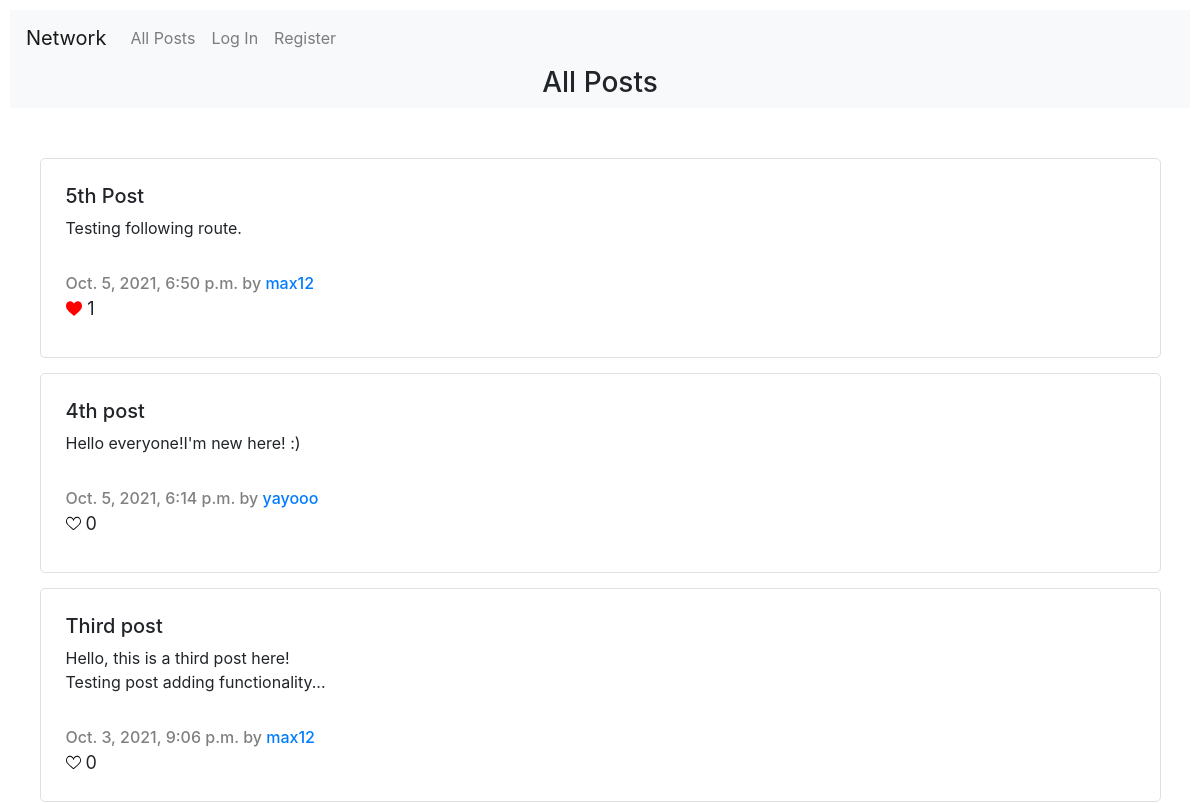
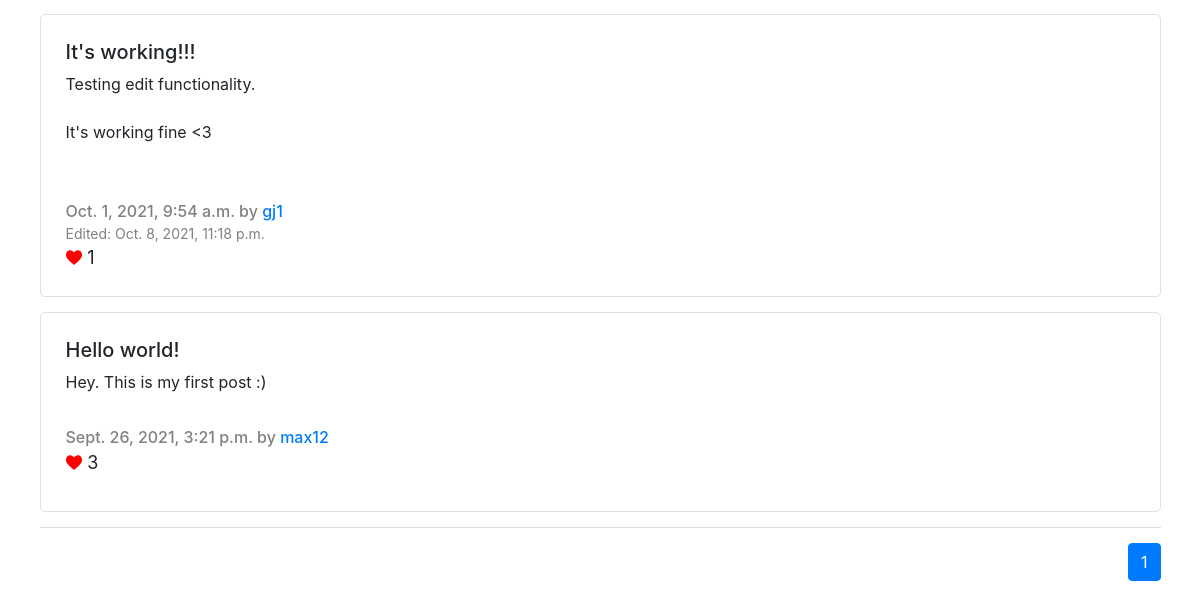
Before: / with the older database file (2 pictures, top to bottom).
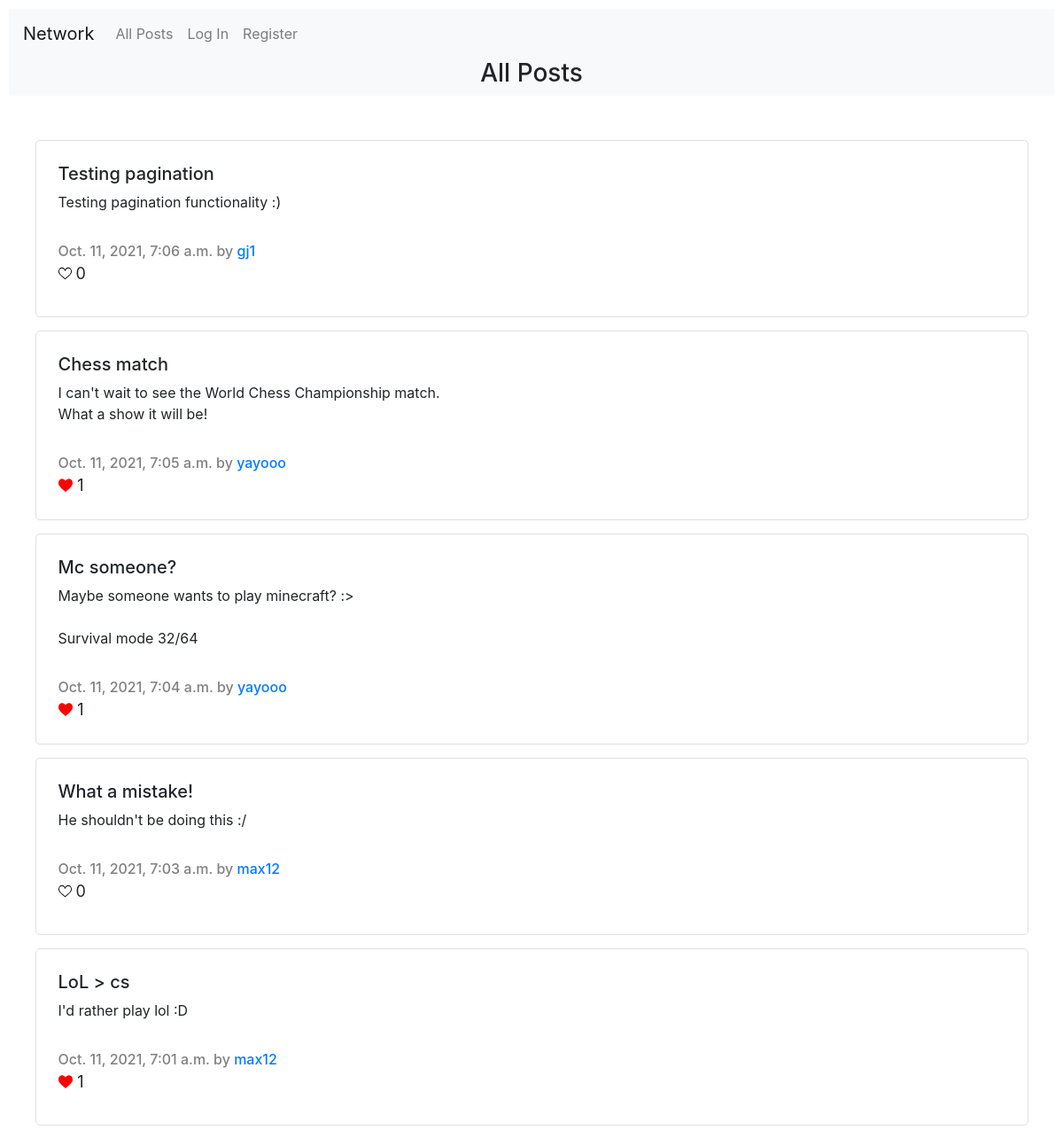
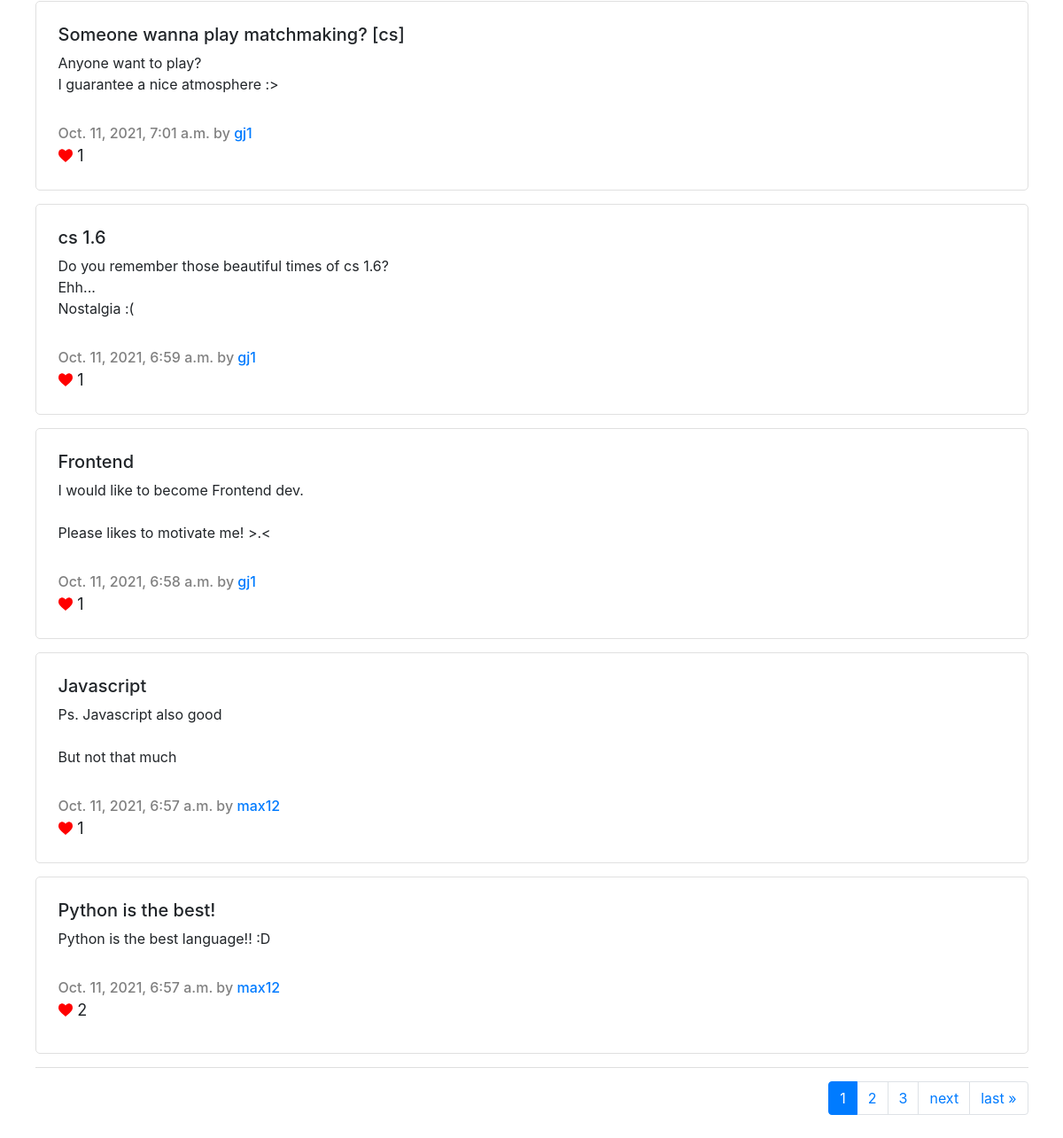
After: the same page with the newer database file (2 pictures, top to bottom).
### network/models.py (models this page shows, shortened)
class Post(models.Model):
    creator =  models.ForeignKey(User, on_delete=models.CASCADE, related_name="post_creator")
    title = models.CharField(max_length=64)
    content = models.CharField(max_length=2500)
    creation_date = models.DateTimeField(auto_now_add=True)
    edit_date = models.DateTimeField(null=True, blank=True)
    likes = models.ManyToManyField(User, related_name="liked_posts", blank=True)

class User(AbstractUser):
    followings = models.ManyToManyField('User', related_name="user_followings", blank=True, symmetrical=False)
    followers = models.ManyToManyField('User', related_name="user_followers", blank=True, symmetrical=False)
    pass

### network/views.py (the view)
# urls.py: path("", views.index, name="index"),
def index(request):
    posts = Post.objects.all()
    liked_posts = []
    posts = posts.order_by('-creation_date')
    paginator = Paginator(posts, 10)
    page_number = request.GET.get('page')
    page_obj = paginator.get_page(page_number)
    try:
        liked_posts = Post.objects.filter(likes=request.user)
    except:
        print('No liked posts')
    return render(request, "network/index.html", {
        "title": "All Posts",
        "posts": posts,
        "index": 'True',
        "liked_posts": liked_posts,
        "postForm": NewPostForm(),
        "page_obj": page_obj,
        "range": range(page_obj.paginator.num_pages)
    })

### network/templates/network/index.html (shortened to what this page needs)
{% extends "network/layout.html" %}
{% load static %}
{% block body %}
    <div class="main_title_container">
        <h3>
            {{ title }}
        </h3>
    </div>
    <div class="content_container">
        {% for post in page_obj %}
            <div class="Post_container">
                <div class="Show_post_container">
                    <h5 class="post_title">
                        {{ post.title }}
                    </h5>
                    <p class="post_content">
                        {{ post.content|linebreaksbr }}
                    </p>
                    <p id="post_creation_date">
                        {{ post.creation_date }} by <a href="{% url 'user' post.creator %}">{{ post.creator }}</a>
                    </p>
                    <p id="post_edit_date"
                    >
                        Edited: {{ post.edit_date }}
                    </p>
                    {% if user.is_authenticated %}
                        <div class="likes_container unselectable"
                        {% if post in liked_posts %}
                            title="Unlike"
                        {% else %}
                            title="Like"
                        {% endif %}
                        >
                            {% if post in liked_posts %}
                                <img src="{% static "network/unlike.svg" %}" alt="unlike" class="heart_icon">
                            {% else %}
                                <img src="{% static "network/like.svg" %}" alt="like" class="heart_icon">
                            {% endif %}
                            <span id="likes_counter">
                                {{ post.likes.count }}
                            </span>
                        </div>
                    {% else %}
                        <div class="likes_container_disabled" title="Likes">
                            {% if post.likes.count > 0 %}
                                <img src="{% static "network/unlike.svg" %}" alt="likes" class="heart_icon_disabled">
                            {% else %}
                                <img src="{% static "network/like.svg" %}" alt="likes" class="heart_icon_disabled">
                            {% endif %}
                            <span id="likes_counter">
                                {{ post.likes.count }}
                            </span>
                        </div>
                    {% endif %}
                </div>
            </div>
        {% endfor %}
    </div>
    <div id="paginator">
        <ul class="pagination">
            {% for i in range %}
                <li
                {% if i|add:1 == page_obj.number %}
                    class="page-item active"
                {% else %}
                    class="page-item"
                {% endif %}
                ><a class="page-link" href="?page={{ i|add:1 }}">{{ i|add:1 }}</a></li>
            {% endfor %}
            {% if page_obj.has_next %}
                <li class="page-item"><a class="page-link" href="?page={{ page_obj.next_page_number }}">next</a></li>
                <li class="page-item"><a class="page-link" href="?page={{ page_obj.paginator.num_pages }}">last  &raquo;</a></li>
            {% endif %}
        </ul>
    </div>
{% endblock %}

Changed rows visible on the page:
no longer on this page (row unchanged): Post: title "5th Post", content "Testing following route.", creation_date "Oct. 5, 2021, 6:50 p.m.", creator "max12", likes.count "1"
no longer on this page (row unchanged): Post: title "4th post", content "Hello everyone!I'm new here! :)", creation_date "Oct. 5, 2021, 6:14 p.m.", creator "yayooo", likes.count "0"
no longer on this page (row unchanged): Post: title "Third post", content "Hello, this is a third post here! Testing post adding functionality...", creation_date "Oct. 3, 2021, 9:06 p.m.", creator "max12", likes.count "0"
no longer on this page (row edited): Post: title "It's working!!!", content "Testing edit functionality. It's working fine <3", creation_date "Oct. 1, 2021, 9:54 a.m.", creator "gj1", edit_date "Oct. 8, 2021, 11:18 p.m.", likes.count "1"
no longer on this page (row unchanged): Post: title "Hello world!", content "Hey. This is my first post :)", creation_date "Sept. 26, 2021, 3:21 p.m.", creator "max12", likes.count "3"
added Post: title "Testing pagination", content "Testing pagination functionality :)", creation_date "Oct. 11, 2021, 7:06 a.m.", creator "gj1", likes.count "0"
added Post: title "Chess match", content "I can't wait to see the World Chess Championship match. What a show it will be!", creation_date "Oct. 11, 2021, 7:05 a.m.", creator "yayooo", likes.count "1"
added Post: title "Mc someone?", content "Maybe someone wants to play minecraft? :> Survival mode 32/64", creation_date "Oct. 11, 2021, 7:04 a.m.", creator "yayooo", likes.count "1"
added Post: title "What a mistake!", content "He shouldn't be doing this :/", creation_date "Oct. 11, 2021, 7:03 a.m.", creator "max12", likes.count "0"
added Post: title "LoL > cs", content "I'd rather play lol :D", creation_date "Oct. 11, 2021, 7:01 a.m.", creator "max12", likes.count "1"
added Post: title "Someone wanna play matchmaking? [cs]", content "Anyone want to play? I guarantee a nice atmosphere :>", creation_date "Oct. 11, 2021, 7:01 a.m.", creator "gj1", likes.count "1"
added Post: title "cs 1.6", content "Do you remember those beautiful times of cs 1.6? Ehh... Nostalgia :(", creation_date "Oct. 11, 2021, 6:59 a.m.", creator "gj1", likes.count "1"
added Post: title "Frontend", content "I would like to become Frontend dev. Please likes to motivate me! >.<", creation_date "Oct. 11, 2021, 6:58 a.m.", creator "gj1", likes.count "1"
added Post: title "Javascript", content "Ps. Javascript also good But not that much", creation_date "Oct. 11, 2021, 6:57 a.m.", creator "max12", likes.count "1"
added Post: title "Python is the best!", content "Python is the best language!! :D", creation_date "Oct. 11, 2021, 6:57 a.m.", creator "max12", likes.count "2"
Other visible differences:
new list line: "2"
new list line: "3"
text now shown: "next last »"
